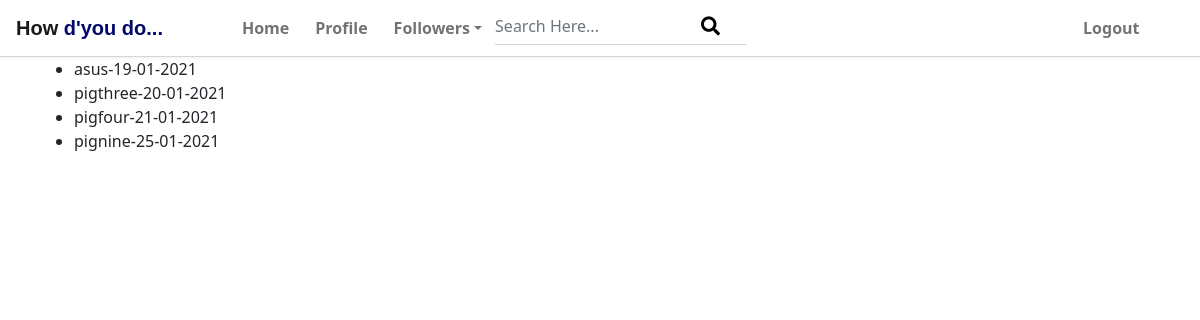
Before: /profiles/to-invite/ (signed in) with the older database file.
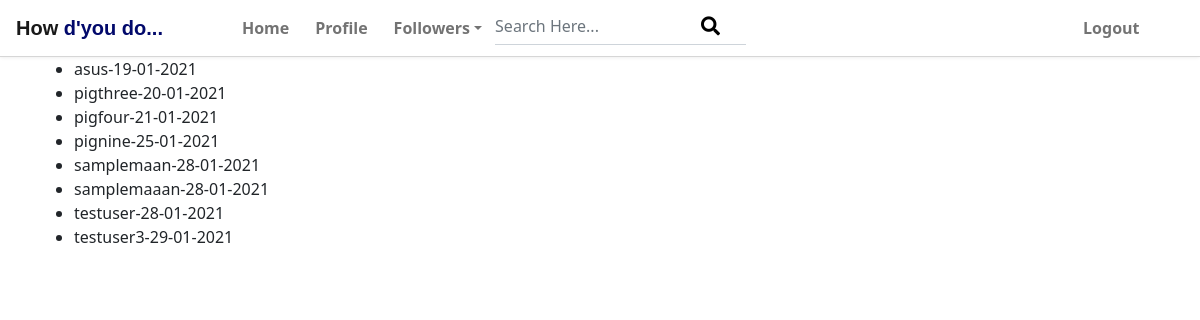
After: the same page with the newer database file.
### Profile/models.py (models this page shows, shortened)
class Profile(models.Model):
    first_name = models.CharField(max_length=25, blank=True)
    last_name = models.CharField(max_length=25, blank=True)
    user = models.OneToOneField(User, on_delete=models.CASCADE)
    email = models.EmailField(blank=True)
    bio = models.TextField(default="no bio...", max_length=250)
    country = models.CharField(max_length=25, blank=True)
    profile_pic = models.ImageField(default='avatar.png', upload_to='avatar/')
    friends = models.ManyToManyField(User, blank=True, related_name='friends')
    slug = models.SlugField(unique=True, blank=True)
    updated = models.DateTimeField(auto_now=True)
    created = models.DateTimeField(auto_now_add=True)
    objects = ProfileManager()
    def __str__(self):
        return f"{self.user.username}-{self.created.strftime('%d-%m-%Y')}"

### Profile/views.py (the view)
# urls.py: path('to-invite/',invite_profiles_list_view,name="to-invite-lists-view"),
def invite_profiles_list_view(request):
    user = request.user
    qs = Profile.objects.get_all_profiles_to_invite(user)
    context={'qs':qs}
    return render(request,"Profile/to_invite_list.html",context)

### Profile/models.py (called while the page is built)
    def get_all_profiles_to_invite(self,sender):
        profiles = Profile.objects.all().exclude(user = sender)
        profile = Profile.objects.get(user=sender)
        qs = Relationship.objects.filter(Q(sender=profile)|Q(receiver=profile))
        accepted = []
        for rel in qs:
            if rel.status == "accepted":
                accepted.append(rel.receiver)
                accepted.append(rel.sender)
            print(accepted)
            available = [profile for profile in profiles if profile not in accepted]
            print(available)
            return available

### Profile/templates/Profile/to_invite_list.html (shortened to what this page needs)
{% extends 'layout.html' %}
{% block content %}
<ul>
    {% for item in qs %}
    <li>{{ item }}</li>
    {% endfor %}
</ul>
{% endblock content %}

Changed rows visible on the page:
added Profile: user+created "samplemaan-28-01-2021"
added Profile: user+created "samplemaaan-28-01-2021"
added Profile: user+created "testuser-28-01-2021"
added Profile: user+created "testuser3-29-01-2021"
